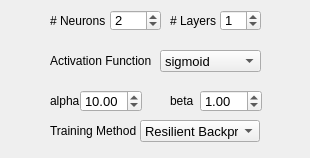
<?xml version="1.0" encoding="UTF-8"?>
<ui version="4.0">
 <class>ParametersMLPRegress</class>
 <widget class="QWidget" name="ParametersMLPRegress">
  <property name="geometry">
   <rect>
    <x>0</x>
    <y>0</y>
    <width>310</width>
    <height>158</height>
   </rect>
  </property>
  <property name="windowTitle">
   <string>Form</string>
  </property>
  <widget class="QLabel" name="label_15">
   <property name="geometry">
    <rect>
     <x>50</x>
     <y>50</y>
     <width>101</width>
     <height>21</height>
    </rect>
   </property>
   <property name="font">
    <font>
     <pointsize>9</pointsize>
    </font>
   </property>
   <property name="text">
    <string>Activation Function</string>
   </property>
  </widget>
  <widget class="QDoubleSpinBox" name="mlpAlphaSpin">
   <property name="geometry">
    <rect>
     <x>80</x>
     <y>90</y>
     <width>62</width>
     <height>22</height>
    </rect>
   </property>
   <property name="font">
    <font>
     <pointsize>10</pointsize>
    </font>
   </property>
   <property name="toolTip">
    <string>sigmoid: beta*(1-exp(-alpha*x)) / (1 + exp(-alpha*x))
gaussian: beta*exp(-alpha*x*x)</string>
   </property>
   <property name="maximum">
    <double>999.990000000000009</double>
   </property>
   <property name="singleStep">
    <double>0.100000000000000</double>
   </property>
   <property name="value">
    <double>10.000000000000000</double>
   </property>
  </widget>
  <widget class="QLabel" name="label_17">
   <property name="geometry">
    <rect>
     <x>170</x>
     <y>90</y>
     <width>31</width>
     <height>21</height>
    </rect>
   </property>
   <property name="font">
    <font>
     <pointsize>9</pointsize>
    </font>
   </property>
   <property name="text">
    <string>beta</string>
   </property>
  </widget>
  <widget class="QComboBox" name="mlpFunctionCombo">
   <property name="geometry">
    <rect>
     <x>160</x>
     <y>50</y>
     <width>101</width>
     <height>22</height>
    </rect>
   </property>
   <property name="font">
    <font>
     <pointsize>10</pointsize>
    </font>
   </property>
   <property name="toolTip">
    <string>Activation function for all network units</string>
   </property>
   <item>
    <property name="text">
     <string>sigmoid</string>
    </property>
   </item>
   <item>
    <property name="text">
     <string>gaussian</string>
    </property>
   </item>
  </widget>
  <widget class="QSpinBox" name="mlpLayerSpin">
   <property name="geometry">
    <rect>
     <x>220</x>
     <y>10</y>
     <width>41</width>
     <height>21</height>
    </rect>
   </property>
   <property name="font">
    <font>
     <pointsize>10</pointsize>
    </font>
   </property>
   <property name="toolTip">
    <string>Number of hidden layers</string>
   </property>
   <property name="minimum">
    <number>0</number>
   </property>
   <property name="maximum">
    <number>20</number>
   </property>
   <property name="value">
    <number>1</number>
   </property>
  </widget>
  <widget class="QLabel" name="label_14">
   <property name="geometry">
    <rect>
     <x>50</x>
     <y>10</y>
     <width>61</width>
     <height>21</height>
    </rect>
   </property>
   <property name="font">
    <font>
     <pointsize>9</pointsize>
    </font>
   </property>
   <property name="text">
    <string># Neurons</string>
   </property>
  </widget>
  <widget class="QLabel" name="label_18">
   <property name="geometry">
    <rect>
     <x>170</x>
     <y>10</y>
     <width>51</width>
     <height>21</height>
    </rect>
   </property>
   <property name="font">
    <font>
     <pointsize>9</pointsize>
    </font>
   </property>
   <property name="text">
    <string># Layers</string>
   </property>
  </widget>
  <widget class="QDoubleSpinBox" name="mlpBetaSpin">
   <property name="geometry">
    <rect>
     <x>200</x>
     <y>90</y>
     <width>62</width>
     <height>22</height>
    </rect>
   </property>
   <property name="font">
    <font>
     <pointsize>10</pointsize>
    </font>
   </property>
   <property name="toolTip">
    <string>sigmoid: beta*(1-exp(-alpha*x)) / (1 + exp(-alpha*x))
gaussian: beta*exp(-alpha*x*x)</string>
   </property>
   <property name="maximum">
    <double>999.990000000000009</double>
   </property>
   <property name="singleStep">
    <double>0.100000000000000</double>
   </property>
   <property name="value">
    <double>1.000000000000000</double>
   </property>
  </widget>
  <widget class="QLabel" name="label_16">
   <property name="geometry">
    <rect>
     <x>50</x>
     <y>90</y>
     <width>31</width>
     <height>21</height>
    </rect>
   </property>
   <property name="font">
    <font>
     <pointsize>9</pointsize>
    </font>
   </property>
   <property name="text">
    <string>alpha</string>
   </property>
  </widget>
  <widget class="QSpinBox" name="mlpNeuronSpin">
   <property name="geometry">
    <rect>
     <x>110</x>
     <y>10</y>
     <width>51</width>
     <height>21</height>
    </rect>
   </property>
   <property name="font">
    <font>
     <pointsize>10</pointsize>
    </font>
   </property>
   <property name="toolTip">
    <string>&lt;!DOCTYPE HTML PUBLIC &quot;-//W3C//DTD HTML 4.0//EN&quot; &quot;http://www.w3.org/TR/REC-html40/strict.dtd&quot;&gt;
&lt;html&gt;&lt;head&gt;&lt;meta name=&quot;qrichtext&quot; content=&quot;1&quot; /&gt;&lt;style type=&quot;text/css&quot;&gt;
p, li { white-space: pre-wrap; }
&lt;/style&gt;&lt;/head&gt;&lt;body style=&quot; font-family:'MS Shell Dlg 2'; font-size:8.25pt; font-weight:400; font-style:normal;&quot;&gt;
&lt;p style=&quot; margin-top:0px; margin-bottom:0px; margin-left:0px; margin-right:0px; -qt-block-indent:0; text-indent:0px;&quot;&gt;&lt;span style=&quot; font-size:8pt;&quot;&gt;Number of neuros for each layer&lt;/span&gt;&lt;/p&gt;&lt;/body&gt;&lt;/html&gt;</string>
   </property>
   <property name="minimum">
    <number>1</number>
   </property>
   <property name="maximum">
    <number>1000</number>
   </property>
   <property name="value">
    <number>2</number>
   </property>
  </widget>
  <widget class="QComboBox" name="mlpTrainCombo">
   <property name="geometry">
    <rect>
     <x>140</x>
     <y>120</y>
     <width>120</width>
     <height>22</height>
    </rect>
   </property>
   <property name="font">
    <font>
     <pointsize>10</pointsize>
    </font>
   </property>
   <property name="toolTip">
    <string>Activation function for all network units</string>
   </property>
   <property name="currentIndex">
    <number>1</number>
   </property>
   <item>
    <property name="text">
     <string>Backpropagation</string>
    </property>
   </item>
   <item>
    <property name="text">
     <string>Resilient Backprop</string>
    </property>
   </item>
  </widget>
  <widget class="QLabel" name="label_19">
   <property name="geometry">
    <rect>
     <x>50</x>
     <y>120</y>
     <width>90</width>
     <height>21</height>
    </rect>
   </property>
   <property name="font">
    <font>
     <pointsize>9</pointsize>
    </font>
   </property>
   <property name="text">
    <string>Training Method</string>
   </property>
  </widget>
 </widget>
 <resources/>
 <connections/>
</ui>
